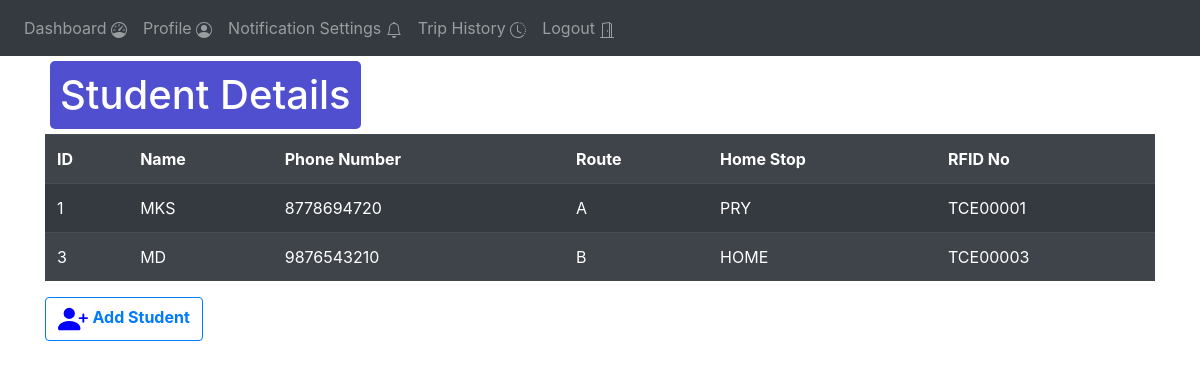
Before: /admin-user-management (signed in) with the older database file.
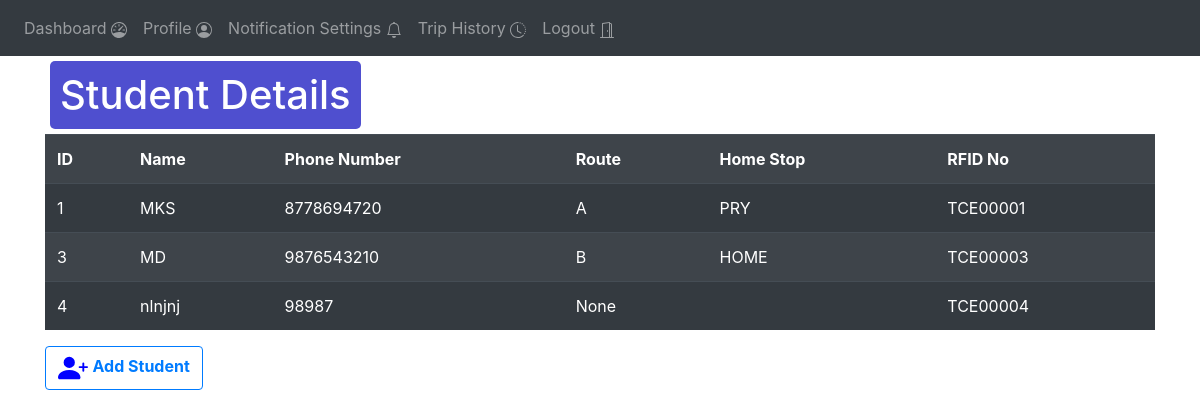
After: the same page with the newer database file.
### website/models.py (models this page shows)
class User(db.Model, UserMixin):
    id = db.Column(db.Integer, primary_key=True)
    name = db.Column(db.String(30))
    email = db.Column(db.String(50), unique=True)
    password = db.Column(db.String(25))
    phone_number = db.Column(db.String(15))
    type = db.Column(db.String(1))
    rfid_number = db.Column(db.String(10))

class Student_details(db.Model , UserMixin):
    id = db.Column(db.Integer, primary_key=True)
    route = db.Column(db.String(1))
    parents_phone = db.Column(db.String(15))
    student_chat_id = db.Column(db.String(30))
    parent_chat_id = db.Column(db.String(30))
    trigger_phase = db.Column(db.String(30))
    home_phase = db.Column(db.String(30))
    alrt_s_before_stop = db.Column(db.String(1))
    alrt_s_stop_reached = db.Column(db.String(1))
    alrt_s_trip_initiated = db.Column(db.String(1))
    alrt_p_boarded_bus = db.Column(db.String(1))
    alrt_p_before_stop = db.Column(db.String(1))
    alrt_p_smart_alert = db.Column(db.String(1))

### website/views.py (the view)
@views.route('/admin-user-management', methods=['GET', 'POST'])
@login_required
def admin_user_management():
    students = User.query.filter_by(type = "S").all()
    student_details = Student_details.query.all()
    return render_template("admin_user_management.html" , user = current_user , students= students , student_details=student_details )

### website/__init__.py (called while the page is built)
def create_app():
    app = Flask(__name__)
    app.config['SECRET_KEY'] = '#itsactuallyapassword'
    app.config['SQLALCHEMY_DATABASE_URI'] = f'sqlite:///{DB_NAME}'
    db.init_app(app)
    from .views import views
    from .auth import auth
    app.register_blueprint(views, url_prefix='/')
    app.register_blueprint(auth, url_prefix='/')
    from .models import User
    create_database(app)
    login_manager = LoginManager()
    login_manager.login_view = 'auth.login'
    login_manager.init_app(app)
    @login_manager.user_loader
    def load_user(id):
        return User.query.get(int(id))
    return app

### website/templates/admin_user_management.html (shortened to what this page needs)
{% extends "base.html" %}
{% block content %}
<div>
    <h1 align="center" class="heading">Student Details</h1>
    <table class="table table-striped table-dark">
        <tr>
            <th>ID</th>
            <th>Name</th>
            <th>Phone Number</th>
            <th>Route</th>
            <th>Home Stop</th>
            <th>RFID No</th>
        </tr>
        {% for s in students%}
        <tr>
            <td>{{s.id}}</td>
            <td>{{s.name}}</td>
            <td>{{s.phone_number}}</td>
            <td>
                {% for sd in student_details%}
                {%if s.id == sd.id %}
                {{sd.route}}
                {%endif%}
                {%endfor%}
            </td>
            <td>
                {% for sd in student_details%}
                {%if s.id == sd.id%}
                {{sd.home_phase}}
                {%endif%}
                {%endfor%}
            </td>
            <td>{{s.rfid_number}}</td>
        </tr>
        {%endfor%}
    </table>
    <a class="btn btn-outline-primary" href="/sign-up" >
        <b> Add Student</b>
    </a>
</div>
{% endblock %}

Changed rows visible on the page:
added User: id "4", name "nlnjnj", phone_number "98987", rfid_number "TCE00004"
added Student_details: route "None", shown under "4"
